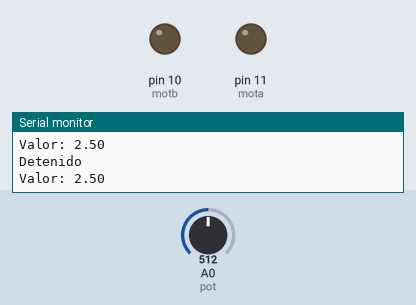
A sketch run on a simulated Arduino Uno, built with avr-gcc and run on an emulated ATmega328P. Parts: output pins drawn as LEDs (lit = HIGH), the last lines printed to the serial monitor. The test bench sets the inputs (shaded band); at power-on: A0 (pot) = 512.

Above: at 1.2 s.
1.3 s: A0 (pot) set to 604
4.3 s: A0 (pot) set to 627
At 5.0 s:
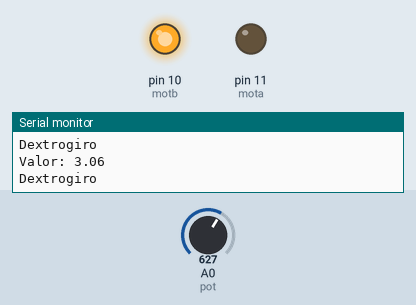
5.8 s: A0 (pot) set to 306
At 6.4 s:
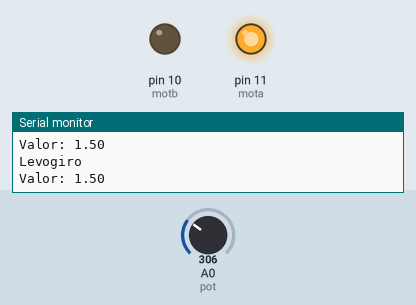
7.3 s: A0 (pot) set to 402
8.8 s: A0 (pot) set to 428
At 9.5 s:
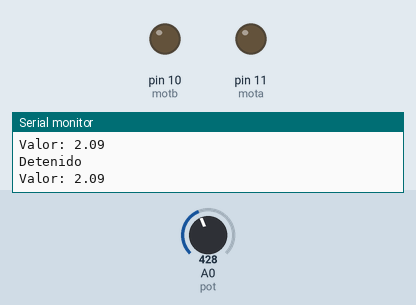
11.8 s: A0 (pot) set to 716
At 12.4 s:
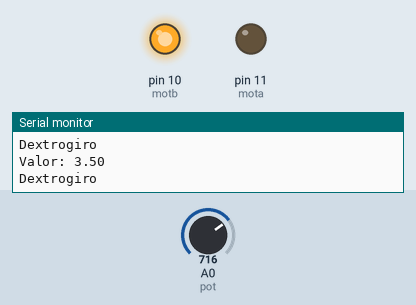
Timing chart, 0 to 14.3 s (numbered marks = the images above; inputs shaded):
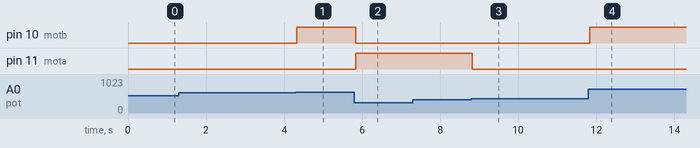

The sketch:

P5A2-ControlGiro.ino
```cpp
#define pot A0
#define mota 11
#define motb 10
float value = 0;
float voltaje;

void setup() {
  // put your setup code here, to run once:
  pinMode(mota, OUTPUT);
  pinMode(motb, OUTPUT);
  Serial.begin(9600);
}

void loop() {
  // put your main code here, to run repeatedly:
  value = analogRead(pot);
  voltaje = (value/1023*5);
  Serial.print("Valor: ");
  Serial.println(voltaje);
  if(voltaje < 2){
    levogiro();
  }
  else if(voltaje <3){
    detenido();
  }
  else{
    dextrogiro();
  }


}

void  levogiro(){
  digitalWrite(mota, HIGH);
  digitalWrite(motb, LOW);
  Serial.println("Levogiro");
}
void dextrogiro(){
  digitalWrite(mota, LOW);
  digitalWrite(motb, HIGH);
  Serial.println("Dextrogiro");
}
void detenido(){
  digitalWrite(mota,LOW);
  digitalWrite(motb, LOW);
  Serial.println("Detenido");
}
```

Measured:
- the behaviour switches between 613 and 614 on A0 (pot) (found by bisection; images 0 and 1)
- the behaviour switches between 409 and 410 on A0 (pot) (found by bisection; images 2 and 3)
- after the input at 4.3 s, pin 10 (motb): LOW → HIGH at once
- after the input at 5.8 s, pin 10 (motb): HIGH → LOW at once; pin 11 (mota): LOW → HIGH at once
- after the input at 8.8 s, pin 11 (mota): HIGH → LOW at once
- after the input at 11.8 s, pin 10 (motb): LOW → HIGH at once
